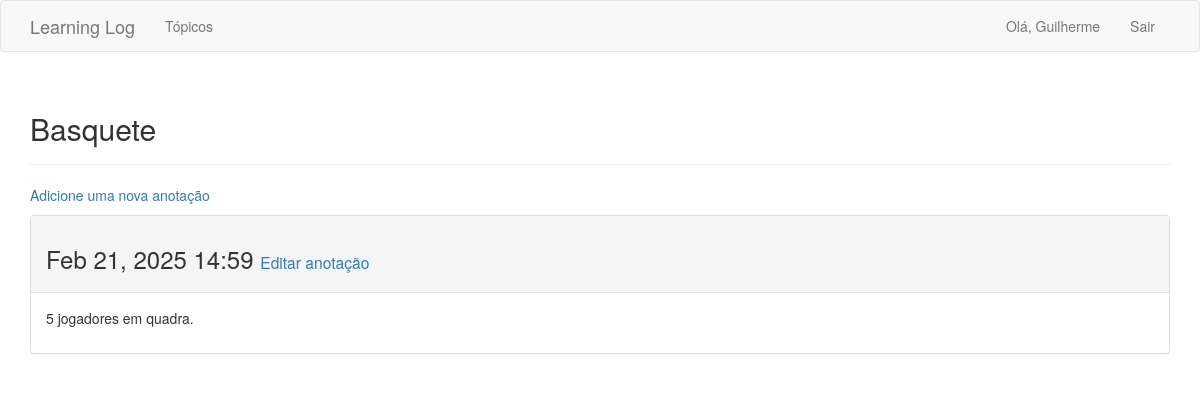
/topics/1/ (signed in), run on an earlier commit of the app's database.
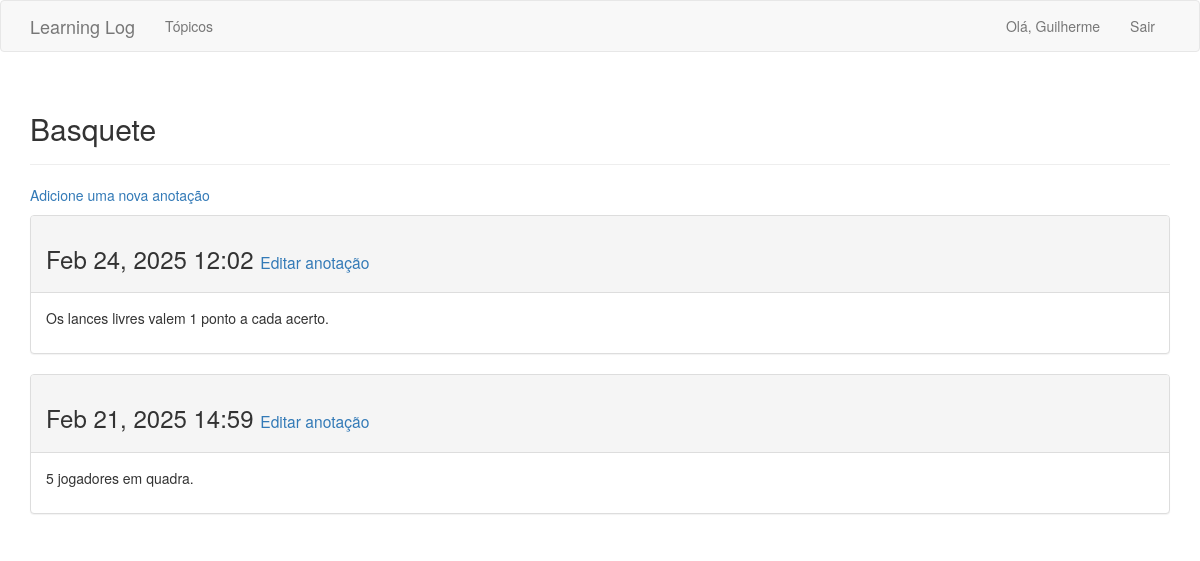
And on a later commit of the database.
### learning_logs/models.py (models this page shows, shortened)
class Topic(models.Model):
    text = models.CharField(max_length=200)
    date_added = models.DateTimeField(auto_now_add=True)
    owner = models.ForeignKey(User, on_delete=models.CASCADE)
    def __str__(self):
        return self.text

class Entry(models.Model):
    topic = models.ForeignKey(Topic, on_delete=models.CASCADE)
    text = models.TextField()
    date_added = models.DateTimeField(auto_now_add=True)
    class Meta:
        verbose_name_plural = 'entries'

### learning_logs/views.py (the view)
# urls.py: path('topics/<topic_id>/', views.topic, name= 'topic'),
@login_required
def topic(request, topic_id):
    topic = Topic.objects.get(id = topic_id)
    if topic.owner != request.user:
        raise Http404
    entries = topic.entry_set.order_by('-date_added')
    context = {'topic': topic, 'entries': entries}
    return render(request, 'learning_logs/topic.html', context)

### learning_logs/templates/learning_logs/topic.html
{% extends "learning_logs/base.html" %}
{% block header %}
    <h2>{{ topic }}</h2>
{% endblock header %}
{% block content %}
    <p>
        <a href="{% url 'new_entry' topic.id%}">Adicione uma nova anotação</a>
    </p>
        {% for entry in entries %}
            <div class="panel panel-default">
                <div class="panel-heading">
                    <h3>
                        {{ entry.date_added | date:'M d, Y H:i'}}
                        <small>
                            <a href="{% url 'edit_entry' entry.id %}">Editar anotação</a>
                        </small>
                    </h3>
                </div>
                <div class="panel-body">
                    {{ entry.text | linebreaks }}
                </div>
            </div>
        {% empty %}
            Não há registro.
        {% endfor %}
{% endblock content %}

### learning_logs/templates/learning_logs/base.html (shortened to what this page needs)
{% load bootstrap3 %}
<!DOCTYPE html>
<html lang="pt-BR">
    <head>
        {% bootstrap_css %}
    </head>
    <body>
        <nav class="navbar navbar-default navbar-static_top">
            <div class="container">
                <div class="navbar-header">
                    <a class="navbar-brand" href="{% url 'index' %}">Learning Log</a>
                </div>
                <div id="navbar" class="collapse navbar-collapse">
                    <ul class="nav navbar-nav">
                        <li><a href="{% url 'topics' %}">Tópicos</a></li>
                    </ul>
                    <ul class="nav navbar-nav navbar-right" >
                        {% if user.is_authenticated %}
                            <li><a>Olá, {{ user.username }}</a></li>
                            <li><a href="{% url 'logout' %}">Sair</a></li>
                        {% else %}
                            <li><a href="{% url 'register' %}">Registrar</a></li>
                            <li><a href="{% url 'login' %}">Entrar</a></li>
                        {% endif %}
                    </ul>
                </div>
            </div>
        </nav>
        <div class="container">
            <div class="page-header">
                {% block header %}{% endblock header %}
            </div>
            <div>
                {% block content %}{% endblock content %}
            </div>
        </div>
    </body>
</html>

What changed in the data, as far as the page shows it:
added Entry: date_added "Feb 24, 2025 12:02", text "Os lances livres valem 1 ponto a cada acerto."
